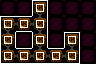

A 2D game scene composited from a Tiled map and its tileset images. What follows is a short description and the map's XML, with every tile layer's data as written:
An orthogonal 6x4 tile map with 16x16 px tiles, 3 tile layers (Maze Shape, Room Properties, Minimap).

<map version="1.10" tiledversion="1.11.0" orientation="orthogonal" renderorder="right-down" width="6" height="4" tilewidth="16" tileheight="16" infinite="0" nextlayerid="4" nextobjectid="1">
 <tileset firstgid="1" source="../LayoutTiles.tsx" />
 <layer id="1" name="Maze Shape" width="6" height="4">
  <data encoding="csv">
1,1,2,1,1,1,
35,19,4,1,1,1,
34,1,34,1,2,1,
51,19,49,19,52,1
</data>
 </layer>
 <layer id="2" name="Room Properties" width="6" height="4">
  <data encoding="csv">
5,5,37,5,5,5,
37,37,37,5,5,5,
37,5,37,5,37,5,
37,37,37,37,37,5
</data>
 </layer>
 <layer id="3" name="Minimap" width="6" height="4">
  <data encoding="csv">
0,0,13,0,0,0,
13,13,13,0,0,0,
13,0,13,0,13,0,
13,13,13,13,13,0
</data>
 </layer>
</map>
